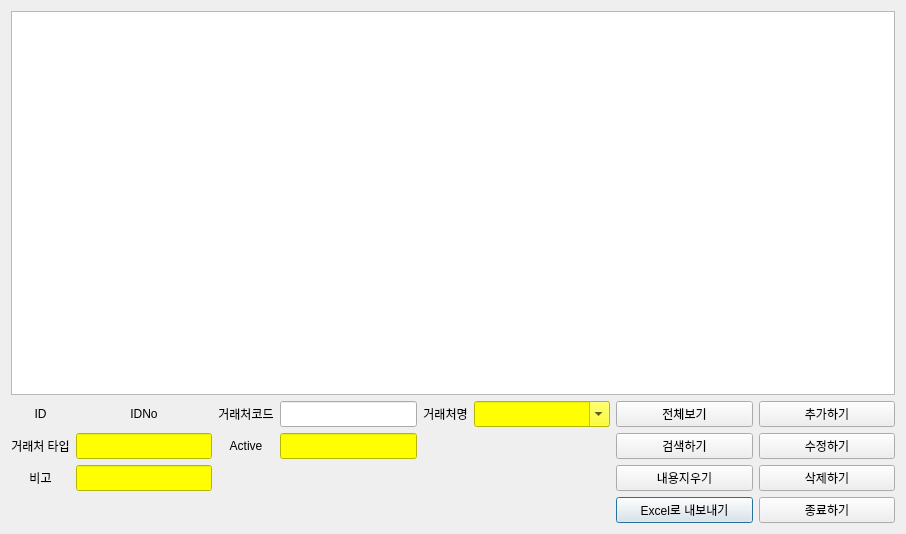
<?xml version="1.0" encoding="UTF-8"?>
<ui version="4.0">
 <class>CustomerDialog</class>
 <widget class="QDialog" name="CustomerDialog">
  <property name="geometry">
   <rect>
    <x>0</x>
    <y>0</y>
    <width>906</width>
    <height>534</height>
   </rect>
  </property>
  <property name="sizePolicy">
   <sizepolicy hsizetype="Expanding" vsizetype="Expanding">
    <horstretch>0</horstretch>
    <verstretch>0</verstretch>
   </sizepolicy>
  </property>
  <property name="windowTitle">
   <string>거래처 관리</string>
  </property>
  <layout class="QGridLayout" name="gridLayout_2">
   <item row="0" column="0">
    <layout class="QGridLayout" name="gridLayout">
     <item row="4" column="6">
      <widget class="QPushButton" name="pb_customer_excel_export">
       <property name="sizePolicy">
        <sizepolicy hsizetype="Expanding" vsizetype="Expanding">
         <horstretch>0</horstretch>
         <verstretch>0</verstretch>
        </sizepolicy>
       </property>
       <property name="text">
        <string>Excel로 내보내기</string>
       </property>
      </widget>
     </item>
     <item row="3" column="1">
      <widget class="QLineEdit" name="entry_customer_remark">
       <property name="sizePolicy">
        <sizepolicy hsizetype="Expanding" vsizetype="Expanding">
         <horstretch>0</horstretch>
         <verstretch>0</verstretch>
        </sizepolicy>
       </property>
       <property name="styleSheet">
        <string notr="true">background-color: rgb(255, 255, 0);</string>
       </property>
      </widget>
     </item>
     <item row="4" column="7">
      <widget class="QPushButton" name="pb_customer_close">
       <property name="sizePolicy">
        <sizepolicy hsizetype="Expanding" vsizetype="Expanding">
         <horstretch>0</horstretch>
         <verstretch>0</verstretch>
        </sizepolicy>
       </property>
       <property name="text">
        <string>종료하기</string>
       </property>
      </widget>
     </item>
     <item row="1" column="2">
      <widget class="QLabel" name="label_2">
       <property name="text">
        <string>거래처코드</string>
       </property>
       <property name="alignment">
        <set>Qt::AlignCenter</set>
       </property>
      </widget>
     </item>
     <item row="1" column="3">
      <widget class="QLineEdit" name="entry_customer_code">
       <property name="sizePolicy">
        <sizepolicy hsizetype="Expanding" vsizetype="Expanding">
         <horstretch>0</horstretch>
         <verstretch>0</verstretch>
        </sizepolicy>
       </property>
      </widget>
     </item>
     <item row="2" column="0">
      <widget class="QLabel" name="label_4">
       <property name="text">
        <string>거래처 타입</string>
       </property>
       <property name="alignment">
        <set>Qt::AlignCenter</set>
       </property>
      </widget>
     </item>
     <item row="3" column="6">
      <widget class="QPushButton" name="pb_customer_clear">
       <property name="sizePolicy">
        <sizepolicy hsizetype="Expanding" vsizetype="Expanding">
         <horstretch>0</horstretch>
         <verstretch>0</verstretch>
        </sizepolicy>
       </property>
       <property name="text">
        <string>내용지우기</string>
       </property>
      </widget>
     </item>
     <item row="3" column="7">
      <widget class="QPushButton" name="pb_customer_delete">
       <property name="sizePolicy">
        <sizepolicy hsizetype="Expanding" vsizetype="Expanding">
         <horstretch>0</horstretch>
         <verstretch>0</verstretch>
        </sizepolicy>
       </property>
       <property name="text">
        <string>삭제하기</string>
       </property>
      </widget>
     </item>
     <item row="2" column="6">
      <widget class="QPushButton" name="pb_customer_search">
       <property name="sizePolicy">
        <sizepolicy hsizetype="Expanding" vsizetype="Expanding">
         <horstretch>0</horstretch>
         <verstretch>0</verstretch>
        </sizepolicy>
       </property>
       <property name="text">
        <string>검색하기</string>
       </property>
      </widget>
     </item>
     <item row="1" column="7">
      <widget class="QPushButton" name="pb_customer_insert">
       <property name="sizePolicy">
        <sizepolicy hsizetype="Expanding" vsizetype="Expanding">
         <horstretch>0</horstretch>
         <verstretch>0</verstretch>
        </sizepolicy>
       </property>
       <property name="text">
        <string>추가하기</string>
       </property>
      </widget>
     </item>
     <item row="3" column="0">
      <widget class="QLabel" name="label_8">
       <property name="text">
        <string>비고</string>
       </property>
       <property name="alignment">
        <set>Qt::AlignCenter</set>
       </property>
      </widget>
     </item>
     <item row="2" column="1">
      <widget class="QLineEdit" name="entry_customer_type">
       <property name="sizePolicy">
        <sizepolicy hsizetype="Expanding" vsizetype="Expanding">
         <horstretch>0</horstretch>
         <verstretch>0</verstretch>
        </sizepolicy>
       </property>
       <property name="styleSheet">
        <string notr="true">background-color: rgb(255, 255, 0);</string>
       </property>
      </widget>
     </item>
     <item row="1" column="5">
      <widget class="QComboBox" name="cb_customer_cname">
       <property name="sizePolicy">
        <sizepolicy hsizetype="Expanding" vsizetype="Expanding">
         <horstretch>0</horstretch>
         <verstretch>0</verstretch>
        </sizepolicy>
       </property>
       <property name="styleSheet">
        <string notr="true">background-color: rgb(255, 255, 0);</string>
       </property>
       <property name="editable">
        <bool>true</bool>
       </property>
      </widget>
     </item>
     <item row="1" column="0">
      <widget class="QLabel" name="label">
       <property name="text">
        <string>ID</string>
       </property>
       <property name="alignment">
        <set>Qt::AlignCenter</set>
       </property>
      </widget>
     </item>
     <item row="2" column="7">
      <widget class="QPushButton" name="pb_customer_update">
       <property name="sizePolicy">
        <sizepolicy hsizetype="Expanding" vsizetype="Expanding">
         <horstretch>0</horstretch>
         <verstretch>0</verstretch>
        </sizepolicy>
       </property>
       <property name="text">
        <string>수정하기</string>
       </property>
      </widget>
     </item>
     <item row="2" column="2">
      <widget class="QLabel" name="label_5">
       <property name="text">
        <string>Active</string>
       </property>
       <property name="alignment">
        <set>Qt::AlignCenter</set>
       </property>
      </widget>
     </item>
     <item row="1" column="6">
      <widget class="QPushButton" name="pb_customer_show">
       <property name="sizePolicy">
        <sizepolicy hsizetype="Expanding" vsizetype="Expanding">
         <horstretch>0</horstretch>
         <verstretch>0</verstretch>
        </sizepolicy>
       </property>
       <property name="text">
        <string>전체보기</string>
       </property>
      </widget>
     </item>
     <item row="1" column="4">
      <widget class="QLabel" name="label_3">
       <property name="text">
        <string>거래처명</string>
       </property>
       <property name="alignment">
        <set>Qt::AlignCenter</set>
       </property>
      </widget>
     </item>
     <item row="2" column="3">
      <widget class="QLineEdit" name="entry_customer_active">
       <property name="sizePolicy">
        <sizepolicy hsizetype="Expanding" vsizetype="Expanding">
         <horstretch>0</horstretch>
         <verstretch>0</verstretch>
        </sizepolicy>
       </property>
       <property name="styleSheet">
        <string notr="true">background-color: rgb(255, 255, 0);</string>
       </property>
      </widget>
     </item>
     <item row="1" column="1">
      <widget class="QLabel" name="lbl_customer_id">
       <property name="sizePolicy">
        <sizepolicy hsizetype="Preferred" vsizetype="Expanding">
         <horstretch>0</horstretch>
         <verstretch>0</verstretch>
        </sizepolicy>
       </property>
       <property name="text">
        <string>IDNo</string>
       </property>
       <property name="alignment">
        <set>Qt::AlignCenter</set>
       </property>
      </widget>
     </item>
     <item row="0" column="0" colspan="8">
      <widget class="QTableView" name="tv_customer">
       <property name="sizePolicy">
        <sizepolicy hsizetype="Expanding" vsizetype="Expanding">
         <horstretch>0</horstretch>
         <verstretch>1</verstretch>
        </sizepolicy>
       </property>
      </widget>
     </item>
    </layout>
   </item>
  </layout>
 </widget>
 <resources/>
 <connections/>
</ui>
